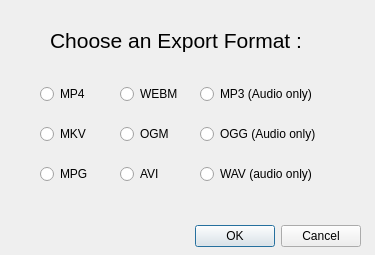
<?xml version="1.0" encoding="UTF-8"?>
<ui version="4.0">
 <class>ConvertDialog</class>
 <widget class="QDialog" name="ConvertDialog">
  <property name="geometry">
   <rect>
    <x>0</x>
    <y>0</y>
    <width>375</width>
    <height>255</height>
   </rect>
  </property>
  <property name="windowTitle">
   <string>Dialog</string>
  </property>
  <widget class="QDialogButtonBox" name="buttonBox">
   <property name="geometry">
    <rect>
     <x>20</x>
     <y>220</y>
     <width>341</width>
     <height>32</height>
    </rect>
   </property>
   <property name="orientation">
    <enum>Qt::Horizontal</enum>
   </property>
   <property name="standardButtons">
    <set>QDialogButtonBox::Cancel|QDialogButtonBox::Ok</set>
   </property>
  </widget>
  <widget class="QLabel" name="label">
   <property name="geometry">
    <rect>
     <x>50</x>
     <y>10</y>
     <width>301</width>
     <height>61</height>
    </rect>
   </property>
   <property name="font">
    <font>
     <pointsize>16</pointsize>
    </font>
   </property>
   <property name="text">
    <string>Choose an Export Format : </string>
   </property>
  </widget>
  <widget class="QWidget" name="gridLayoutWidget">
   <property name="geometry">
    <rect>
     <x>40</x>
     <y>70</y>
     <width>281</width>
     <height>131</height>
    </rect>
   </property>
   <layout class="QGridLayout" name="gridLayout">
    <item row="1" column="0">
     <widget class="QRadioButton" name="mp4">
      <property name="text">
       <string>MP4</string>
      </property>
     </widget>
    </item>
    <item row="3" column="0">
     <widget class="QRadioButton" name="mpg">
      <property name="text">
       <string>MPG</string>
      </property>
     </widget>
    </item>
    <item row="2" column="0">
     <widget class="QRadioButton" name="mkv">
      <property name="text">
       <string>MKV</string>
      </property>
     </widget>
    </item>
    <item row="3" column="1">
     <widget class="QRadioButton" name="avi">
      <property name="text">
       <string>AVI</string>
      </property>
     </widget>
    </item>
    <item row="3" column="2">
     <widget class="QRadioButton" name="wav">
      <property name="text">
       <string>WAV (audio only)</string>
      </property>
     </widget>
    </item>
    <item row="2" column="1">
     <widget class="QRadioButton" name="ogm">
      <property name="text">
       <string>OGM</string>
      </property>
     </widget>
    </item>
    <item row="2" column="2">
     <widget class="QRadioButton" name="ogg">
      <property name="text">
       <string>OGG (Audio only)</string>
      </property>
     </widget>
    </item>
    <item row="1" column="1">
     <widget class="QRadioButton" name="webm">
      <property name="text">
       <string>WEBM</string>
      </property>
     </widget>
    </item>
    <item row="1" column="2">
     <widget class="QRadioButton" name="mp3">
      <property name="text">
       <string>MP3 (Audio only)</string>
      </property>
     </widget>
    </item>
   </layout>
  </widget>
 </widget>
 <resources/>
 <connections>
  <connection>
   <sender>buttonBox</sender>
   <signal>accepted()</signal>
   <receiver>ConvertDialog</receiver>
   <slot>accept()</slot>
   <hints>
    <hint type="sourcelabel">
     <x>248</x>
     <y>254</y>
    </hint>
    <hint type="destinationlabel">
     <x>157</x>
     <y>274</y>
    </hint>
   </hints>
  </connection>
  <connection>
   <sender>buttonBox</sender>
   <signal>rejected()</signal>
   <receiver>ConvertDialog</receiver>
   <slot>reject()</slot>
   <hints>
    <hint type="sourcelabel">
     <x>316</x>
     <y>260</y>
    </hint>
    <hint type="destinationlabel">
     <x>286</x>
     <y>274</y>
    </hint>
   </hints>
  </connection>
 </connections>
</ui>
